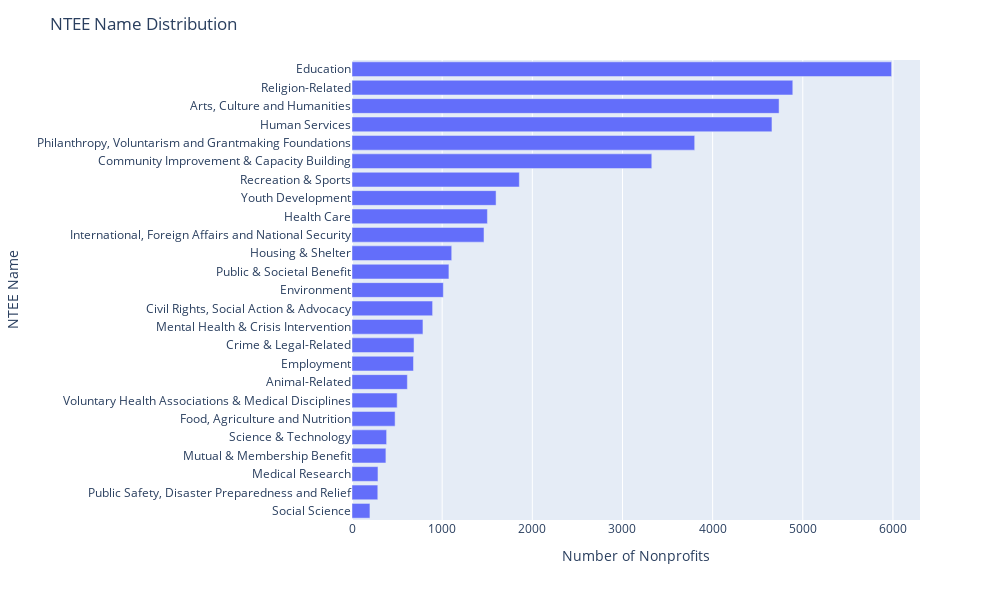
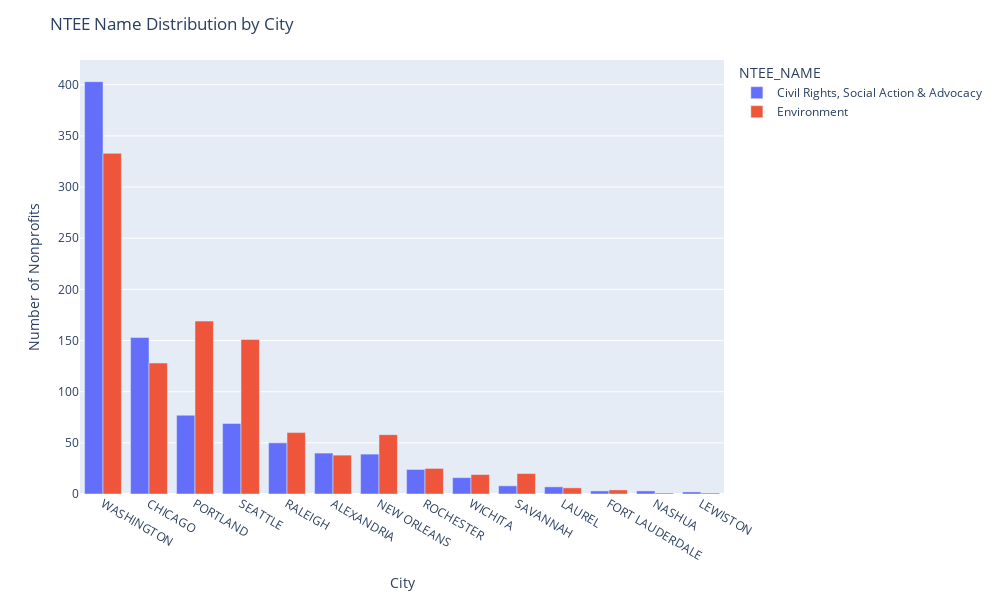
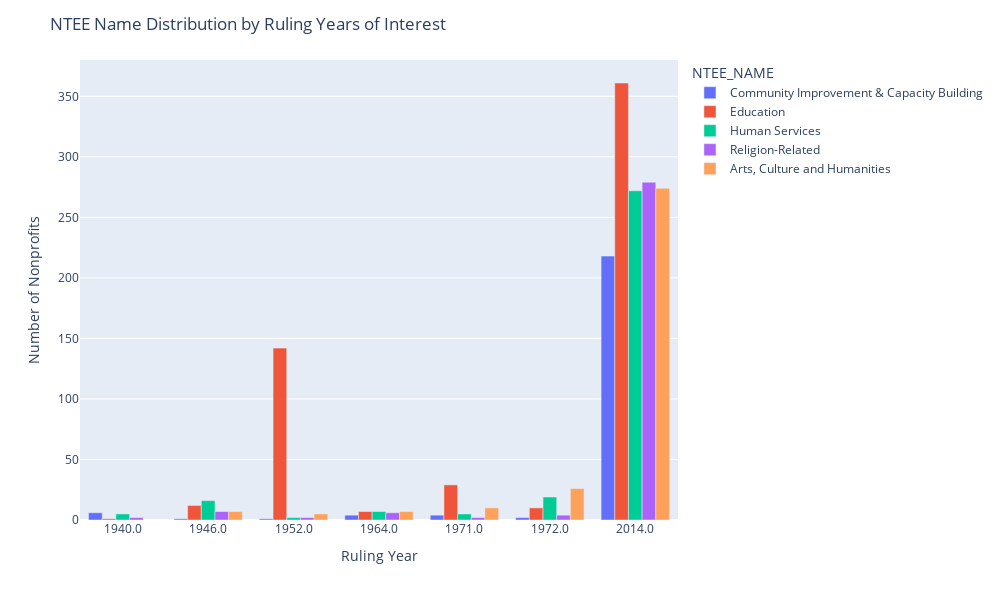

Notebook source saved alongside these figures, in order:
### Code cell
# drop ntee cds that are null
df_city_nteena = df_city.dropna(subset=['NTEE_CD'])

# create ntee name map
ntee_map = {
    'A': 'Arts, Culture and Humanities',
    'B': 'Education',
    'C': 'Environment',
    'D': 'Animal-Related',
    'E': 'Health Care',
    'F': 'Mental Health & Crisis Intervention',
    'G': 'Voluntary Health Associations & Medical Disciplines',
    'H': 'Medical Research',
    'I': 'Crime & Legal-Related',
    'J': 'Employment',
    'K': 'Food, Agriculture and Nutrition',
    'L': 'Housing & Shelter',
    'M': 'Public Safety, Disaster Preparedness and Relief',
    'N': 'Recreation & Sports',
    'O': 'Youth Development',
    'P': 'Human Services',
    'Q': 'International, Foreign Affairs and National Security',
    'R': 'Civil Rights, Social Action & Advocacy',
    'S': 'Community Improvement & Capacity Building',
    'T': 'Philanthropy, Voluntarism and Grantmaking Foundations',
    'U': 'Science & Technology',
    'V': 'Social Science',
    'W': 'Public & Societal Benefit',
    'X': 'Religion-Related',
    'Y': 'Mutual & Membership Benefit'
} 

# apply map
df_city_nteena['NTEE_NAME'] = df_city_nteena['NTEE_CD'].str[0].map(ntee_map)
df_city_nteena['NTEE_NAME'].head()

# group by name and count
df_nteename_groupby = df_city_nteena.groupby('NTEE_NAME')['EIN'].count().reset_index()
df_nteename_groupby = df_nteename_groupby.sort_values(by='EIN', ascending=True)
# plot group by name and count
fig = px.bar(df_nteename_groupby, x='EIN',y='NTEE_NAME')
fig.update_layout(
    title='NTEE Name Distribution',
    xaxis=dict(title='Number of Nonprofits'),
    yaxis=dict(title='NTEE Name'),
    width=1000,
    height=600,)
fig.show()

# group by city and name for env and civil rights
ntee_list = ['Environment','Civil Rights, Social Action & Advocacy']
df_env_city = df_city_nteena[df_city_nteena['NTEE_NAME'].isin(ntee_list)]
df_nteename_city_groupby = df_env_city.groupby(['CITY','NTEE_NAME'])['EIN'].count().reset_index()
df_nteename_city_groupby = df_nteename_city_groupby.sort_values(by='EIN', ascending=False)

# plot by city and name
fig = px.bar(df_nteename_city_groupby, x='CITY',y='EIN', color='NTEE_NAME',barmode='group')
fig.update_layout(
    title='NTEE Name Distribution by City',
    xaxis=dict(title='City'),
    yaxis=dict(title='Number of Nonprofits'),
    width=1000,
    height=600,)
fig.show()

### Figure 1 — Plotly figure (JSON) as saved in the notebook; plotly's stock layout.template omitted (floating-point values rounded to 4 significant figures)
{"data": [{"alignmentgroup": "True", "hovertemplate": "EIN=%{x}<br>NTEE_NAME=%{y}<extra></extra>", "legendgroup": "", "marker": {"color": "#636efa", "pattern": {"shape": ""}}, "name": "", "offsetgroup": "", "orientation": "h", "showlegend": false, "textposition": "auto", "type": "bar", "x": [199, 286, 288, 376, 384, 478, 501, 614, 682, 688, 787, 894, 1013, 1075, 1106, 1464, 1502, 1598, 1856, 3325, 3801, 4658, 4737, 4889, 5985], "xaxis": "x", "y": ["Social Science", "Public Safety, Disaster Preparedness and Relief", "Medical Research", "Mutual & Membership Benefit", "Science & Technology", "Food, Agriculture and Nutrition", "Voluntary Health Associations & Medical Disciplines", "Animal-Related", "Employment", "Crime & Legal-Related", "Mental Health & Crisis Intervention", "Civil Rights, Social Action & Advocacy", "Environment", "Public & Societal Benefit", "Housing & Shelter", "International, Foreign Affairs and National Security", "Health Care", "Youth Development", "Recreation & Sports", "Community Improvement & Capacity Building", "Philanthropy, Voluntarism and Grantmaking Foundations", "Human Services", "Arts, Culture and Humanities", "Religion-Related", "Education"], "yaxis": "y"}], "layout": {"barmode": "relative", "height": 600, "legend": {"tracegroupgap": 0}, "margin": {"t": 60}, "title": {"text": "NTEE Name Distribution"}, "width": 1000, "xaxis": {"anchor": "y", "domain": [0, 1], "title": {"text": "Number of Nonprofits"}}, "yaxis": {"anchor": "x", "domain": [0, 1], "title": {"text": "NTEE Name"}}}}

### Figure 2 — Plotly figure (JSON) as saved in the notebook; plotly's stock layout.template omitted (floating-point values rounded to 4 significant figures)
{"data": [{"alignmentgroup": "True", "hovertemplate": "NTEE_NAME=Civil Rights, Social Action & Advocacy<br>CITY=%{x}<br>EIN=%{y}<extra></extra>", "legendgroup": "Civil Rights, Social Action & Advocacy", "marker": {"color": "#636efa", "pattern": {"shape": ""}}, "name": "Civil Rights, Social Action & Advocacy", "offsetgroup": "Civil Rights, Social Action & Advocacy", "orientation": "v", "showlegend": true, "textposition": "auto", "type": "bar", "x": ["WASHINGTON", "CHICAGO", "PORTLAND", "SEATTLE", "RALEIGH", "ALEXANDRIA", "NEW ORLEANS", "ROCHESTER", "WICHITA", "SAVANNAH", "LAUREL", "FORT LAUDERDALE", "NASHUA", "LEWISTON"], "xaxis": "x", "y": [403, 153, 77, 69, 50, 40, 39, 24, 16, 8, 7, 3, 3, 2], "yaxis": "y"}, {"alignmentgroup": "True", "hovertemplate": "NTEE_NAME=Environment<br>CITY=%{x}<br>EIN=%{y}<extra></extra>", "legendgroup": "Environment", "marker": {"color": "#EF553B", "pattern": {"shape": ""}}, "name": "Environment", "offsetgroup": "Environment", "orientation": "v", "showlegend": true, "textposition": "auto", "type": "bar", "x": ["WASHINGTON", "PORTLAND", "SEATTLE", "CHICAGO", "RALEIGH", "NEW ORLEANS", "ALEXANDRIA", "ROCHESTER", "SAVANNAH", "WICHITA", "LAUREL", "FORT LAUDERDALE", "NASHUA", "LEWISTON"], "xaxis": "x", "y": [333, 169, 151, 128, 60, 58, 38, 25, 20, 19, 6, 4, 1, 1], "yaxis": "y"}], "layout": {"barmode": "group", "height": 600, "legend": {"title": {"text": "NTEE_NAME"}, "tracegroupgap": 0}, "margin": {"t": 60}, "title": {"text": "NTEE Name Distribution by City"}, "width": 1000, "xaxis": {"anchor": "y", "domain": [0, 1], "title": {"text": "City"}}, "yaxis": {"anchor": "x", "domain": [0, 1], "title": {"text": "Number of Nonprofits"}}}}

### Figure 3 — Plotly figure (JSON) as saved in the notebook; plotly's stock layout.template omitted (floating-point values rounded to 4 significant figures)
{"data": [{"alignmentgroup": "True", "hovertemplate": "NTEE_NAME=Community Improvement & Capacity Building<br>RULING_YEAR=%{x}<br>EIN=%{y}<extra></extra>", "legendgroup": "Community Improvement & Capacity Building", "marker": {"color": "#636efa", "pattern": {"shape": ""}}, "name": "Community Improvement & Capacity Building", "offsetgroup": "Community Improvement & Capacity Building", "orientation": "v", "showlegend": true, "textposition": "auto", "type": "bar", "x": ["1940.0", "1946.0", "1952.0", "1964.0", "1971.0", "1972.0", "2014.0"], "xaxis": "x", "y": [6, 1, 1, 4, 4, 2, 218], "yaxis": "y"}, {"alignmentgroup": "True", "hovertemplate": "NTEE_NAME=Education<br>RULING_YEAR=%{x}<br>EIN=%{y}<extra></extra>", "legendgroup": "Education", "marker": {"color": "#EF553B", "pattern": {"shape": ""}}, "name": "Education", "offsetgroup": "Education", "orientation": "v", "showlegend": true, "textposition": "auto", "type": "bar", "x": ["1940.0", "1946.0", "1952.0", "1964.0", "1971.0", "1972.0", "2014.0"], "xaxis": "x", "y": [1, 12, 142, 7, 29, 10, 361], "yaxis": "y"}, {"alignmentgroup": "True", "hovertemplate": "NTEE_NAME=Human Services<br>RULING_YEAR=%{x}<br>EIN=%{y}<extra></extra>", "legendgroup": "Human Services", "marker": {"color": "#00cc96", "pattern": {"shape": ""}}, "name": "Human Services", "offsetgroup": "Human Services", "orientation": "v", "showlegend": true, "textposition": "auto", "type": "bar", "x": ["1940.0", "1946.0", "1952.0", "1964.0", "1971.0", "1972.0", "2014.0"], "xaxis": "x", "y": [5, 16, 2, 7, 5, 19, 272], "yaxis": "y"}, {"alignmentgroup": "True", "hovertemplate": "NTEE_NAME=Religion-Related<br>RULING_YEAR=%{x}<br>EIN=%{y}<extra></extra>", "legendgroup": "Religion-Related", "marker": {"color": "#ab63fa", "pattern": {"shape": ""}}, "name": "Religion-Related", "offsetgroup": "Religion-Related", "orientation": "v", "showlegend": true, "textposition": "auto", "type": "bar", "x": ["1940.0", "1946.0", "1952.0", "1964.0", "1971.0", "1972.0", "2014.0"], "xaxis": "x", "y": [2, 7, 2, 6, 2, 4, 279], "yaxis": "y"}, {"alignmentgroup": "True", "hovertemplate": "NTEE_NAME=Arts, Culture and Humanities<br>RULING_YEAR=%{x}<br>EIN=%{y}<extra></extra>", "legendgroup": "Arts, Culture and Humanities", "marker": {"color": "#FFA15A", "pattern": {"shape": ""}}, "name": "Arts, Culture and Humanities", "offsetgroup": "Arts, Culture and Humanities", "orientation": "v", "showlegend": true, "textposition": "auto", "type": "bar", "x": ["1946.0", "1952.0", "1964.0", "1971.0", "1972.0", "2014.0"], "xaxis": "x", "y": [7, 5, 7, 10, 26, 274], "yaxis": "y"}], "layout": {"barmode": "group", "height": 600, "legend": {"title": {"text": "NTEE_NAME"}, "tracegroupgap": 0}, "margin": {"t": 60}, "title": {"text": "NTEE Name Distribution by Ruling Years of Interest"}, "width": 1000, "xaxis": {"anchor": "y", "categoryarray": ["1940", "1946", "1952", "1964", "1971", "1972", "2014"], "categoryorder": "array", "domain": [0, 1], "title": {"text": "Ruling Year"}}, "yaxis": {"anchor": "x", "domain": [0, 1], "title": {"text": "Number of Nonprofits"}}}}
